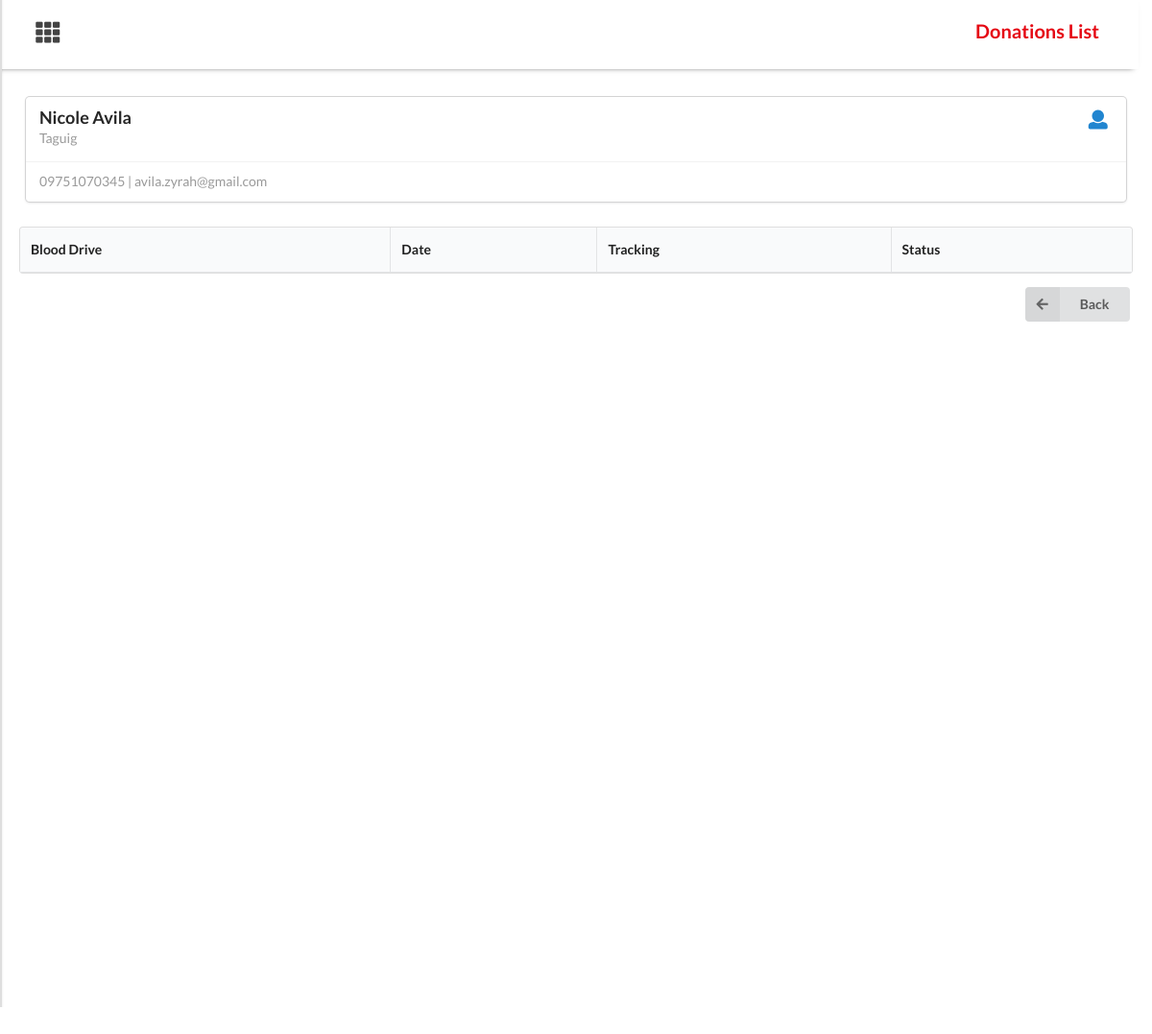
Page /lifeline_php/admin_accounts_donors_list.php?view=1 (signed in) on the committed database.
### tables this page shows
CREATE TABLE `donor` (
  `id` int(11) NOT NULL,
  `name` varchar(255) NOT NULL,
  `city` varchar(255) NOT NULL,
  `bday` date NOT NULL,
  `gender` varchar(255) NOT NULL,
  `employment` varchar(255) NOT NULL,
  `email` varchar(255) NOT NULL,
  `phonenum` varchar(50) NOT NULL,
  `phonetype` varchar(255) NOT NULL,
  `username` varchar(255) NOT NULL,
  `password` varchar(255) NOT NULL,
  `blood_type` varchar(255) NOT NULL,
  `blood_rh` varchar(255) NOT NULL,
  `available` varchar(255) NOT NULL DEFAULT 'Available',
  `is_active` varchar(255) NOT NULL DEFAULT 'Yes'
);

### lifeline_php/admin_accounts_donors_list.php (the view, shortened to what this page needs)
<?php
  include 'includes/db.inc.php';
  if (isset($_GET['view']))
    {
        $id = $_GET['view'];
        $rec = mysqli_query($conn, "SELECT * FROM donor WHERE id = $id");
        $record = mysqli_fetch_array($rec);
        $fullname = $record['name'];
        $city = $record['city'];
        $email = $record['email'];
        $phonenum = $record['phonenum'];
    }
?>
<!DOCTYPE html>
<html>
    <head>
        <link rel="stylesheet" href="assets/css/semantic/dist/semantic.min.css">
        <link rel="stylesheet" href="assets/css/custom.css">
        <link rel="stylesheet" href="assets/css/sidebar.css">
    </head>
    <body style="background-color:white;">
    <div class="container" >
    <div class="content" style="position: absolute; top:50%; transform: translateY(-56%);
                             width: 100%; max-width: 100%; height:100px; min-height: 90%;
                             overflow-y: scroll; overflow-x:hidden">
                <div class="ui vertical menu sidepanel"  id="mySidepanel" hidden="true" style="min-height:100vh">
                      <div class="ui two column very relaxed stackable grid" style="margin-top:-55px; margin-bottom:-20px">
                        <div class="column" style="margin-left: 30px; margin-top:10px">
                        </div>
                      </div>
                </div>
                <div class="ui grid" style="width:100%; background-color: white; position: sticky; top: 0; z-index:2; margin-bottom:10px;
                        border-bottom: 5px; -webkit-box-shadow: 0 4px 6px -6px #222; -moz-box-shadow: 0 4px 6px -6px #222; box-shadow: 0 4px 6px -6px #222;">
                <div class="eight wide column">
                    <button class="openbtn" onclick="openNav()" style="font-size:25px; margin-left:20px;background:transparent">
                            <i class="th icon"></i>
                    </button>
                </div>
                <div class="eight wide column">
                        <h4 style="text-align: right; color:#E50914; font-size:20px; padding: 10px 15px; margin-right:12px">
                          Donations List
                        </h4>
                </div>
            </div>
            <div class="main" style="padding:20px">
            <div class="ui one cards"  style="width:100%; margin:auto; z-index:0">
              <div class="card">
                <div class="content">
                  <div class="right floated ui image">
                    <i class="user blue icon" style="font-size: 20px"></i>
                  </div>
                <div class="header"><?php echo $fullname;?></div>
                    <div class="meta"><?php echo $city;?></div>
                </div>
                <div class="extra content">
                        <?php echo $phonenum;?> | <?php echo $email;?>
                </div>
              </div>
            </div>
            <table class="ui celled unstackable table">
                  <thead>
                    <tr>
                    <th>Blood Drive</th>
                    <th>Date</th>
                    <th>Tracking</th>
                    <th>Status</th>
                    </tr>
                </thead>
                </table>
                    <a href="#" onclick="history.back();">
                          <button class="ui left labeled icon button" style="float:right">
                              <i class="left arrow icon"></i>
                              Back
                          </button>
                      </a>
            </div>
        </div>
    </div>
    </body>

### lifeline_php/assets/css/custom.css (style rules this page uses)
body { width: 100vw; }
@media only screen and (min-width: 600px) { .container { display: flex; justify-content: center; align-items: center; padding:30px; } }
@media only screen and (min-width: 768px) { .container { display: flex; justify-content: center; align-items: center; padding:30px; } }
@media only screen and (min-width: 992px) { .container { display: flex; justify-content: center; align-items: center; padding:100px; } }
@media only screen and (min-width: 1200px) { .container { display: flex; justify-content: center; align-items: center; padding:100px; } }

### lifeline_php/assets/css/sidebar.css (style rules this page uses)
.sidepanel { position: fixed; z-index: 3; top: 0; left:0; overflow: hidden; transition: 0.5s; padding-top: 60px; }
.openbtn { font-size: 20px; cursor: pointer; background-color: white; color:#444; padding: 10px 15px; border: none; }

### rows in the picture
donor: name "Nicole Avila", city "Taguig", phonenum "09751070345", email "avila.zyrah@gmail.com"
